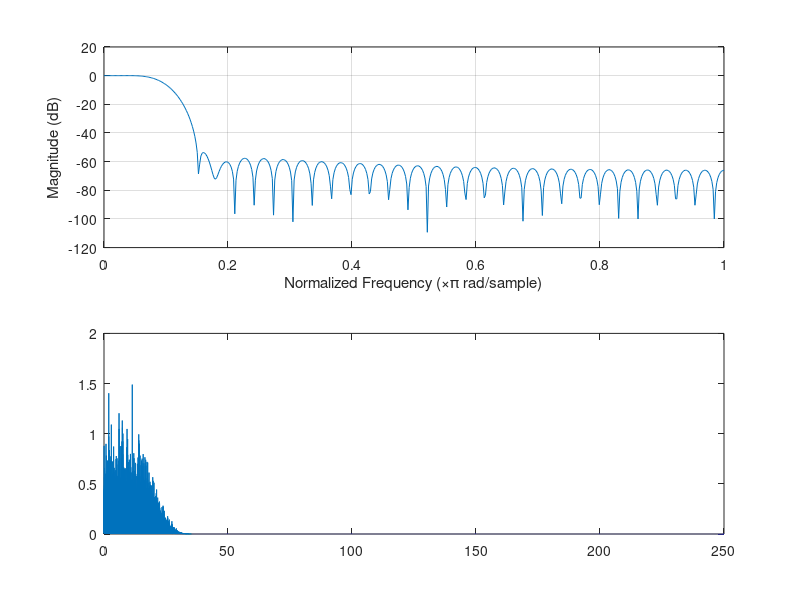

The MATLAB source for this figure: (Note: this script raises an error after producing the figure.)
function test1
global gSampleSec;
global gNumSec;
global gNumSample;
global gX;
global gY;
global gT;

gSampleSec=22050;
gNumSec=20;
gNumSample=gSampleSec*gNumSec;

gT = 0:(1/gSampleSec):(gNumSec-1/gSampleSec);
gX = rand(gNumSample,1)-0.5;

Fs=gSampleSec;

b = fir1(64,0.10);
%b = fir1(100,[0.01 0.25]);
a = 1;
freqz(b,1,512)

gY = filter(b,a,gX);
gY=gY/(1.5*max(gY));


FF = fft(gY,gNumSample/2);

PFF = FF.* conj(FF) / gNumSample;

f = 1000*(0:gNumSample/2-1)/gNumSample;
plot(f(1:gNumSample/4),PFF(1:gNumSample/4))






%plot(gT(1:100),gY(1:100));
wavplay(gY,Fs);

return

%------------------------------------------------------------
%------------------------------------------------------------
%------------------------------------------------------------
